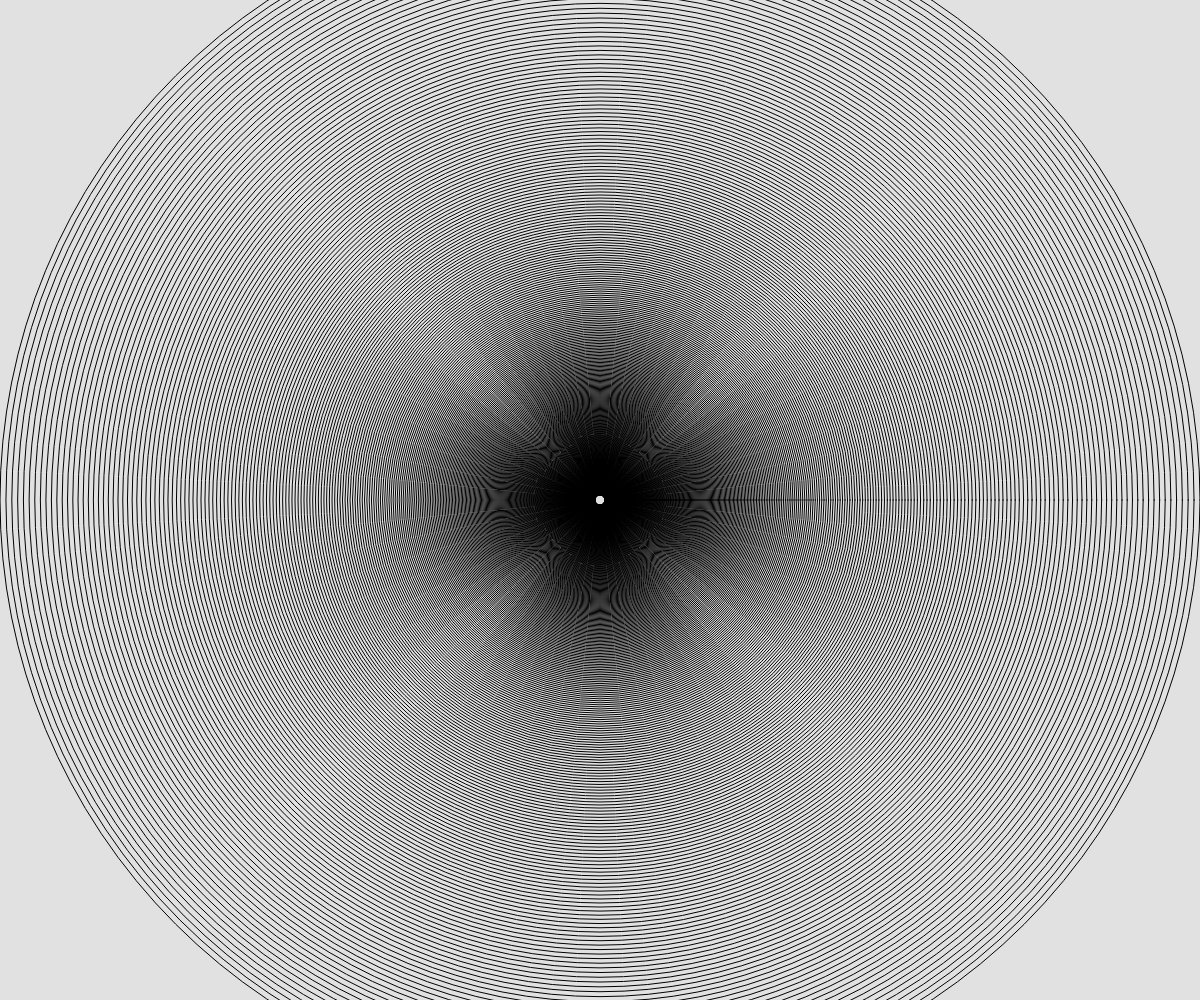
Frame 1 (no input)
Frame 60 (no input): identical to frame 1, image omitted
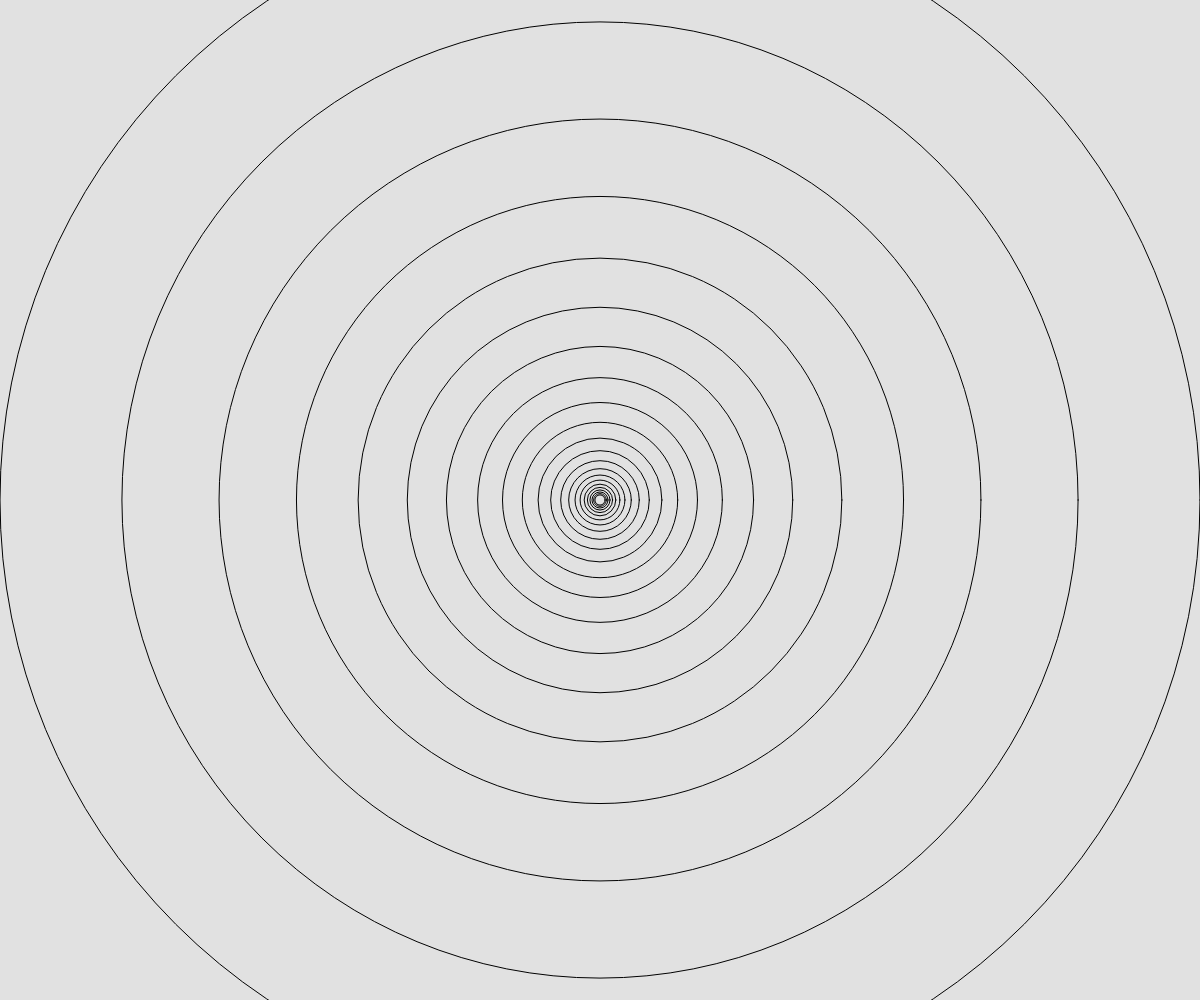
Frame 120 (the mouse pressed at the canvas centre since frame 60)

The p5.js sketch that drew these frames (run headless with seeded random() and noise() and a simulated clock; from frame 60 on, the mouse is pressed at the canvas centre):

// p5.js sketch
// ── sketch.js
// Project Title
// Your Name
// Date



function setup() {
  createCanvas(windowWidth, windowHeight);
  noFill()
}


function cantor(x,y,len,depth){
  if (depth > 0){
    line(x,y, x+len, y);


    let newY = y + 20;
   cantor(x)
  }
}
function draw() {
  background(225);
  circleInCircle(width/2, height/2,width);
}


function circleInCircle(x,y,d){
  if(d>10){
    circle(x,y,d)
    let den = map(mouseX,0, width, 1.01, 1.5)
    circleInCircle(x,y,d/den);
  }
}
